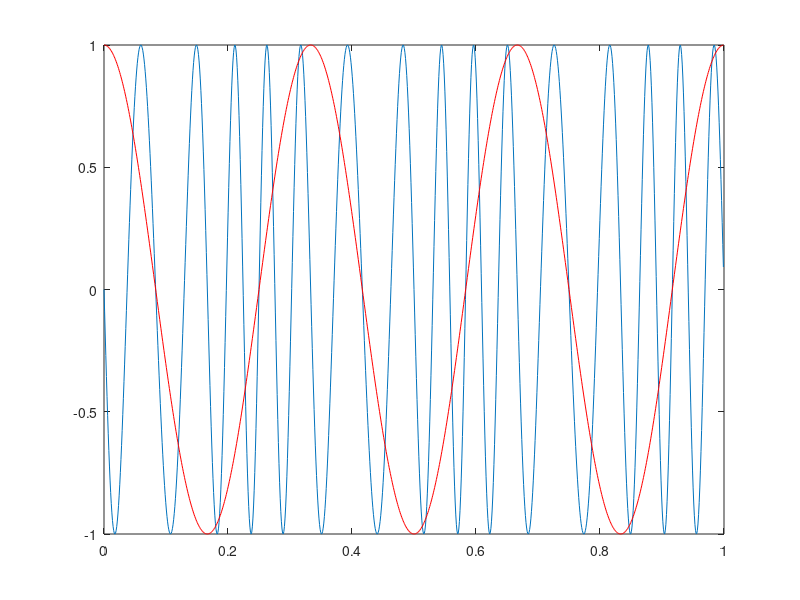
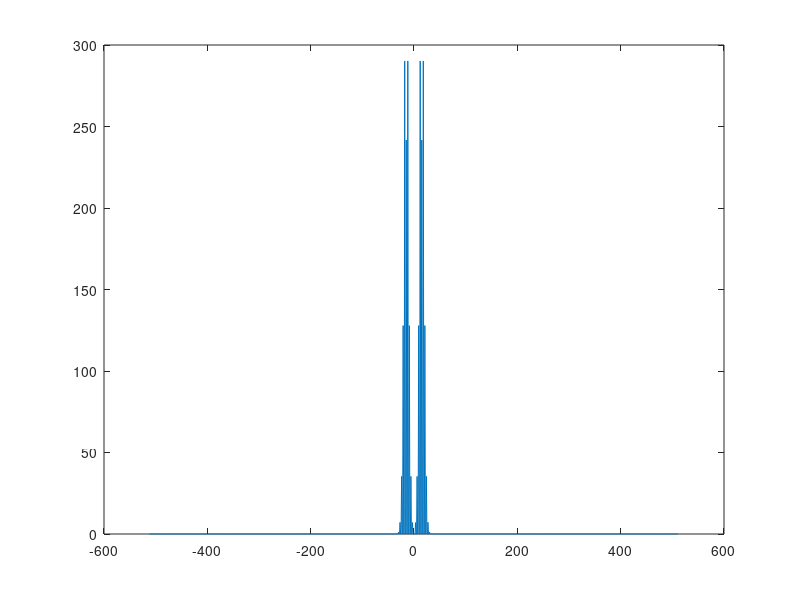

The MATLAB source for these figures, in order:
Fs=1024;
N=1024;
fi=3;
F0=15;
A0=0.5;
mi=pi/2;
t=[0:N-1]/Fs;
I=cos(cos(2*pi*fi*t)*mi);
Q=sin(cos(2*pi*fi*t)*mi);
s=I.*cos(2*pi*F0*t)-Q.*sin(2*pi*F0*t);
%%s=A0.*sin(2*pi*F0*t+mi*sin(2*pi*t));
figure
plot(t,s);
hold on
plot(t,cos(2*pi*fi*t),'r')
hold off

figure
ff = [-length(s)/2:length(s)/2-1]*Fs/N;
plot(ff,abs(fftshift(fft(s))))

